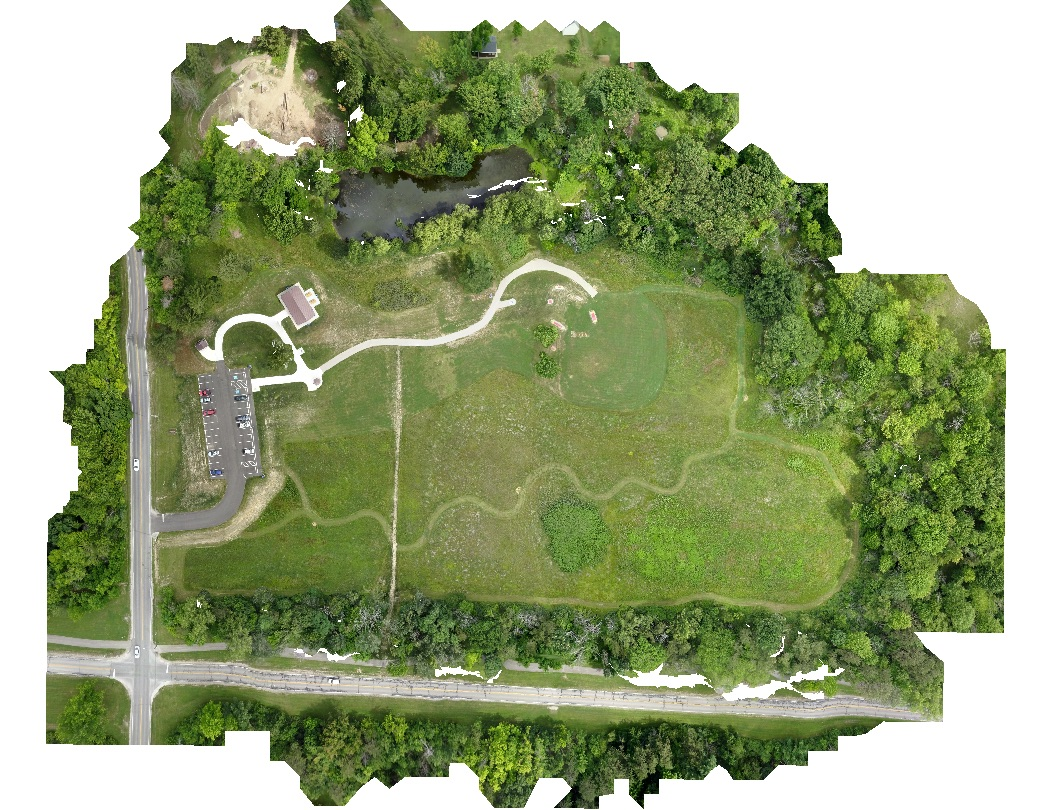
#> input picture Complete_image.jpeg, 1053 x 810 px
$ python test_runner.py
#> lines starting #> are read from the running program, lines starting #| are printed output that depends on the picture; after the words box and inside, x2 and y2 are one past the last pixel; in counts of white or black regions, pixels touching at a corner belong together
#> in main, image is the input picture: PIL image 1053x810 RGB; mean R, G, B 153.1, 165.1, 125.7
#| Format: JPEG
#| Size: (1053, 810)
#| Mode: RGB
### analyze_color.py
from pathlib import Path
import numpy as np
import cv2

from config import IMAGES_DIR, VALID_EXT


# [8 lines left out: function get_image_files, not called in this run]


def get_first_image(folder=IMAGES_DIR):
    image_files = get_image_files(folder)
    return image_files[0] if image_files else None


def clean_mask(mask, k=5):
    kernel = np.ones((k, k), np.uint8)
    mask = cv2.morphologyEx(mask, cv2.MORPH_OPEN, kernel)
    mask = cv2.morphologyEx(mask, cv2.MORPH_CLOSE, kernel)
    return mask


def pct(mask):
    return 100.0 * np.count_nonzero(mask) / mask.size


def save_mask_images(image_file, bgr, grass, tree, sand, road, out_dir=Path("mask_outputs")):
    out_dir.mkdir(parents=True, exist_ok=True)
    stem = Path(image_file).stem

    cv2.imwrite(str(out_dir / f"{stem}_grass_mask.png"), grass)
    cv2.imwrite(str(out_dir / f"{stem}_tree_mask.png"), tree)
    cv2.imwrite(str(out_dir / f"{stem}_sand_mask.png"), sand)
    cv2.imwrite(str(out_dir / f"{stem}_road_mask.png"), road)

    overlay = np.zeros_like(bgr)
    overlay[grass > 0] = (0, 220, 0)      # green
    overlay[tree > 0]  = (0, 100, 0)      # dark green
    overlay[sand > 0]  = (170, 220, 240)  # beige
    overlay[road > 0]  = (120, 120, 120)  # gray

    blended = cv2.addWeighted(bgr, 0.6, overlay, 0.4, 0)

    cv2.imwrite(str(out_dir / f"{stem}_overlay.png"), overlay)
    cv2.imwrite(str(out_dir / f"{stem}_blended.png"), blended)

    print(f"Mask images saved to: {out_dir.resolve()}")


def make_color_mask(bgr):   #creates masks for grass, tree, and sand
    hsv = cv2.cvtColor(bgr, cv2.COLOR_BGR2HSV)  #turns image to HSV for easier color segmentation
#> hsv: shape (810, 1053, 3); mean H, S, V 29.7, 87.3, 165.5

    #Defines color parameters
    grass_low = np.array([35,40,40], dtype=np.uint8)
    grass_high = np.array([90,255,255], dtype=np.uint8)

    tree_low = np.array([35,80,25], dtype=np.uint8)
    tree_high = np.array([90,255,120], dtype=np.uint8)

    sand_low = np.array([15,20,100], dtype=np.uint8)
    sand_high = np.array([35,160,255], dtype=np.uint8)

    road_low = np.array([0,0,55], dtype=np.uint8)
    road_high = np.array([179,70,140], dtype=np.uint8)

    #creates masks
    grass = cv2.inRange(hsv, grass_low, grass_high)
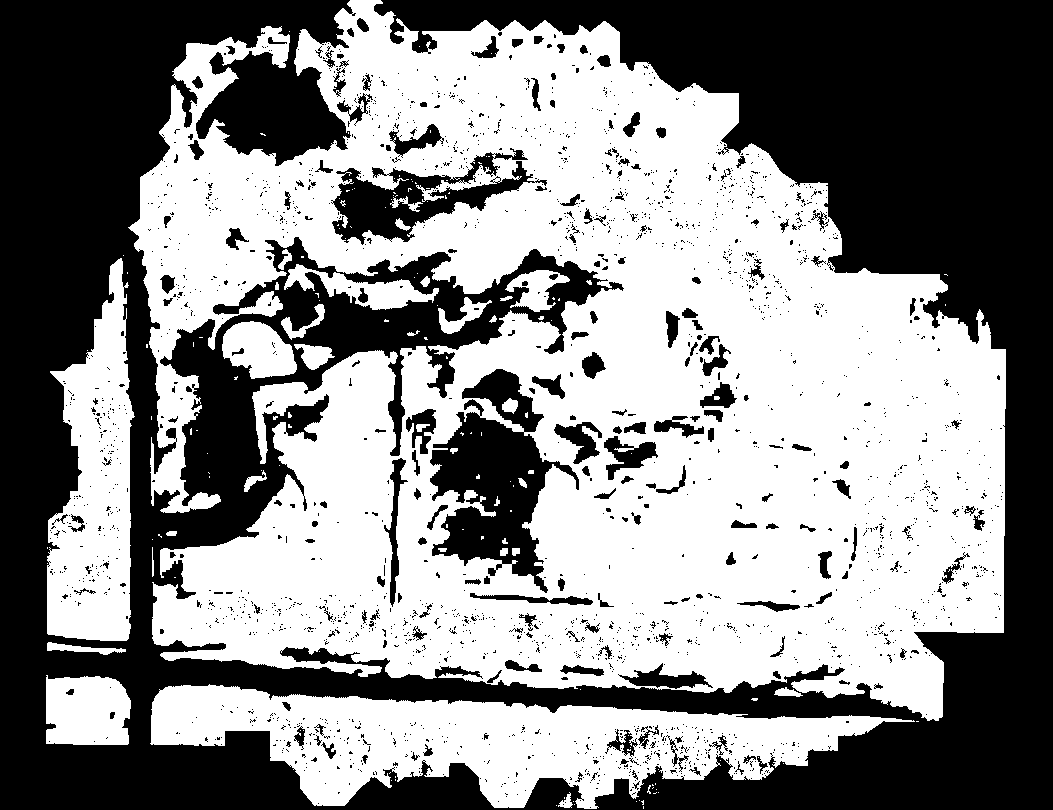
#> grass: shape (810, 1053); 54% white; 2305 black regions (2101 under 20 px), largest, box (x1, y1, x2, y2) and area: (0, 0, 1053, 810) 343597, (430, 369, 579, 593) 15081, (331, 148, 547, 245) 7403
    tree = cv2.inRange(hsv, tree_low, tree_high)
#> tree: shape (810, 1053); 25.5% white; 5940 white regions (5774 under 20 px), largest, box (x1, y1, x2, y2) and area: (296, 0, 889, 399) 47896, (577, 326, 1006, 706) 33689, (151, 685, 902, 809) 32159
    sand = cv2.inRange(hsv, sand_low, sand_high)
#> sand: shape (810, 1053); 13.1% white; 1304 white regions (1105 under 20 px), largest, box (x1, y1, x2, y2) and area: (335, 306, 740, 616) 35126, (211, 235, 631, 401) 18230, (180, 29, 346, 167) 9305
    road = cv2.inRange(hsv, road_low, road_high)
#> road: shape (810, 1053); 2.7% white; 2098 white regions (2013 under 20 px), largest, box (x1, y1, x2, y2) and area: (334, 150, 532, 243) 7336, (156, 360, 264, 534) 6161, (171, 71, 201, 108) 419
    return grass, tree, sand, road


# [40 lines left out: functions analyze_land_cover, analyze_image_file, analyze_image_batch, not called in this run]

### test_runner.py
from PIL import Image
import cv2
from pathlib import Path

from analyze_color import analyze_image_batch, clean_mask, pct, make_color_mask, analyze_image_file, analyze_land_cover, get_first_image, get_image_files, save_mask_images
from config import IMAGES_DIR


def main():

    #block is commented out since it's primarily for debugging and inspecting individual image properties found in outside data folder (Complete_image.jped)

    image_file = Path("Complete_image.jpeg")

    if image_file.exists():
        with Image.open(image_file) as image:
            print(f"Image: {image_file.name}")
            print(f"Path: {image_file}")
            print(f"Format: {image.format}")
            print(f"Size: {image.size}")
            print(f"Mode: {image.mode}")
            print("\n")

        #create mask test block
        print("\nReached color mask test block")
        bgr = cv2.imread(str(image_file))
        grass, tree, sand, road = make_color_mask(bgr)
        print(f"Grass mask coverage: {pct(grass):.2f}%")
#| Grass mask coverage: 53.98%
        print(f"Tree mask coverage: {pct(tree):.2f}%")
#| Tree mask coverage: 25.53%
        print(f"Sand mask coverage: {pct(sand):.2f}%")
#| Sand mask coverage: 13.10%
        print(f"Road mask coverage: {pct(road):.2f}%")
#| Road mask coverage: 2.72%
        save_mask_images(image_file, bgr, grass, tree, sand, road)
#> in save_mask_images, `blended = cv2.addWeighted(bgr, 0.6, overlay, 0.4, 0)`:
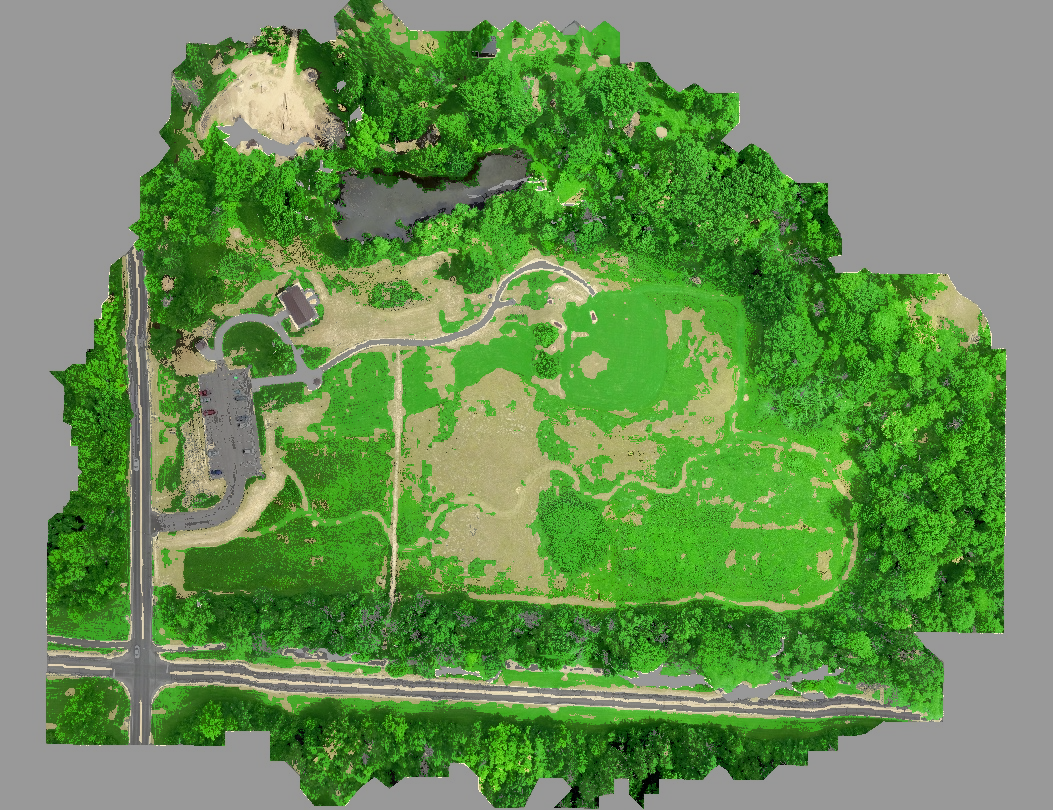
#> blended: shape (810, 1053, 3); mean B, G, R 85.3, 143.8, 105.3
#> in save_mask_images, `cv2.imwrite(str(out_dir / f"{stem}_overlay.png"), overlay)`:
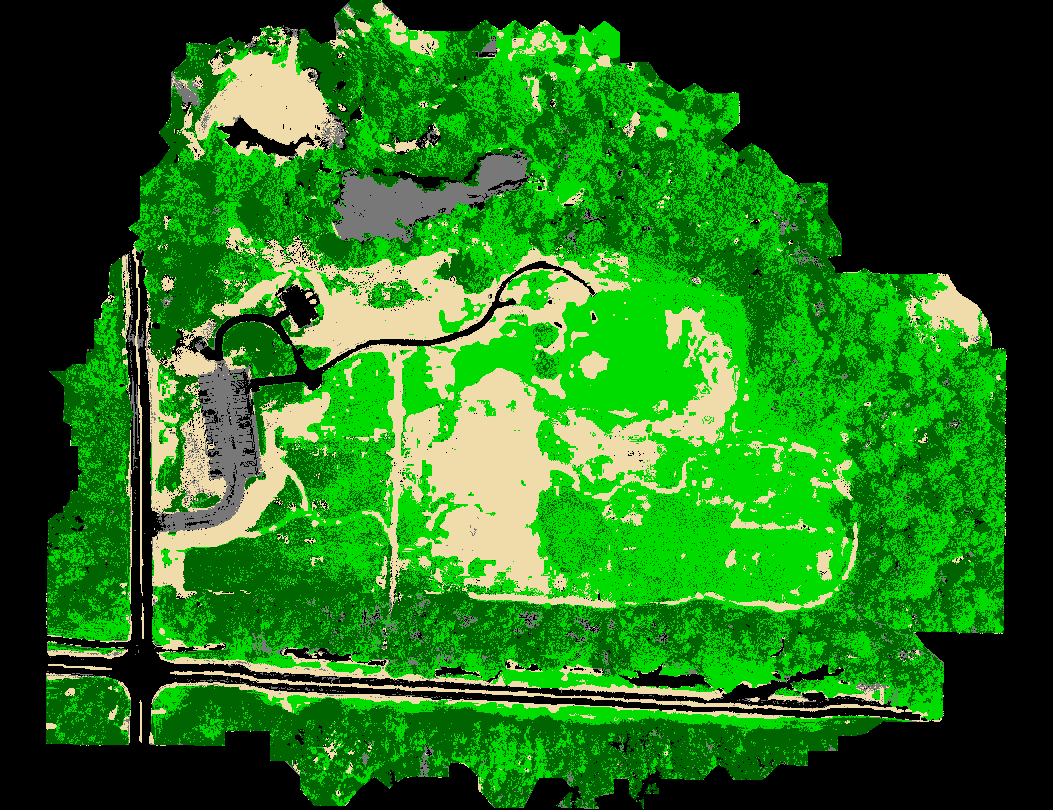
#> saved as Complete_image_overlay.png: shape (810, 1053, 3); mean B, G, R 24.7, 111.9, 33.6

        #Clean mask test block
        print("\nReached mask test block")
        bgr = cv2.imread(str(image_file))
        gray = cv2.cvtColor(bgr, cv2.COLOR_BGR2GRAY)
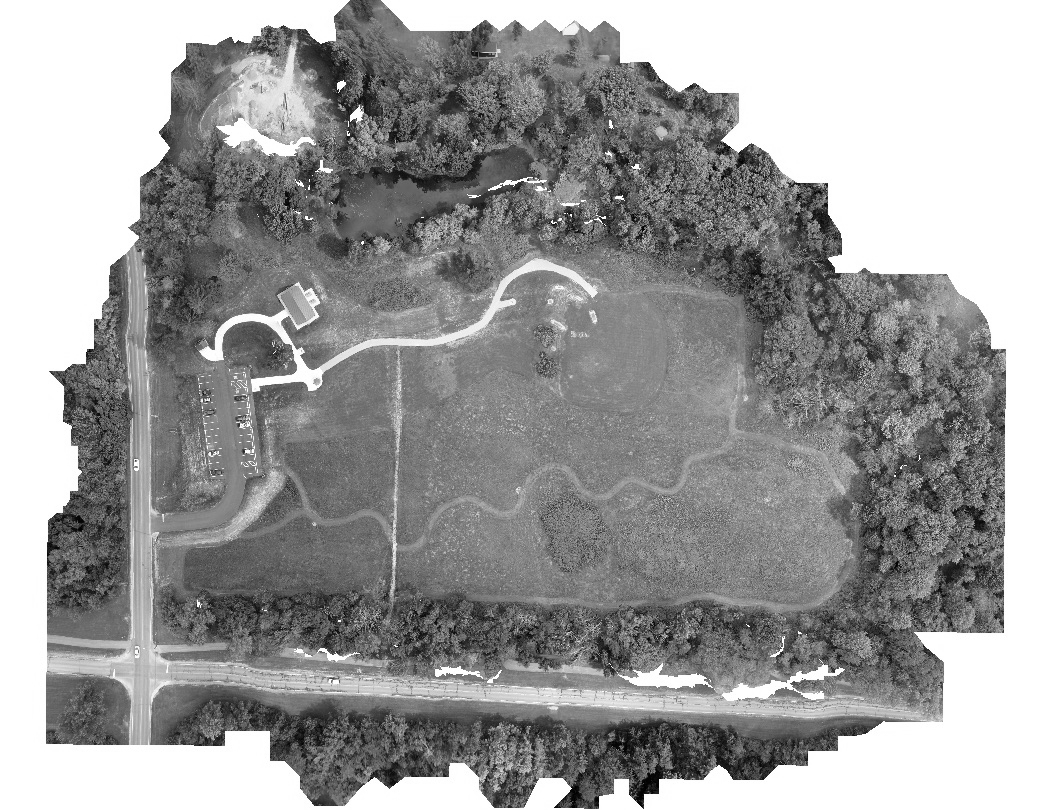
#> gray: shape (810, 1053); min 0, max 255, mean 157
        _, raw_mask = cv2.threshold(gray, 120, 255, cv2.THRESH_BINARY)
#> raw_mask: shape (810, 1053); 61.5% white; 5656 black regions (5525 under 20 px), largest, box (x1, y1, x2, y2) and area: (128, 0, 1006, 707) 220753, (150, 684, 906, 809) 42401, (47, 254, 135, 640) 19831


        cleaned = clean_mask(raw_mask, k=5)
#> in clean_mask, `mask = cv2.morphologyEx(mask, cv2.MORPH_OPEN, kernel)`: mask: shape (810, 1053); 46.4% white; 206 white regions, largest, box (x1, y1, x2, y2) and area: (0, 0, 1053, 810) 360386, (198, 38, 324, 162) 8871, (428, 434, 556, 529) 3740
#> in clean_mask, `mask = cv2.morphologyEx(mask, cv2.MORPH_CLOSE, kernel)`:
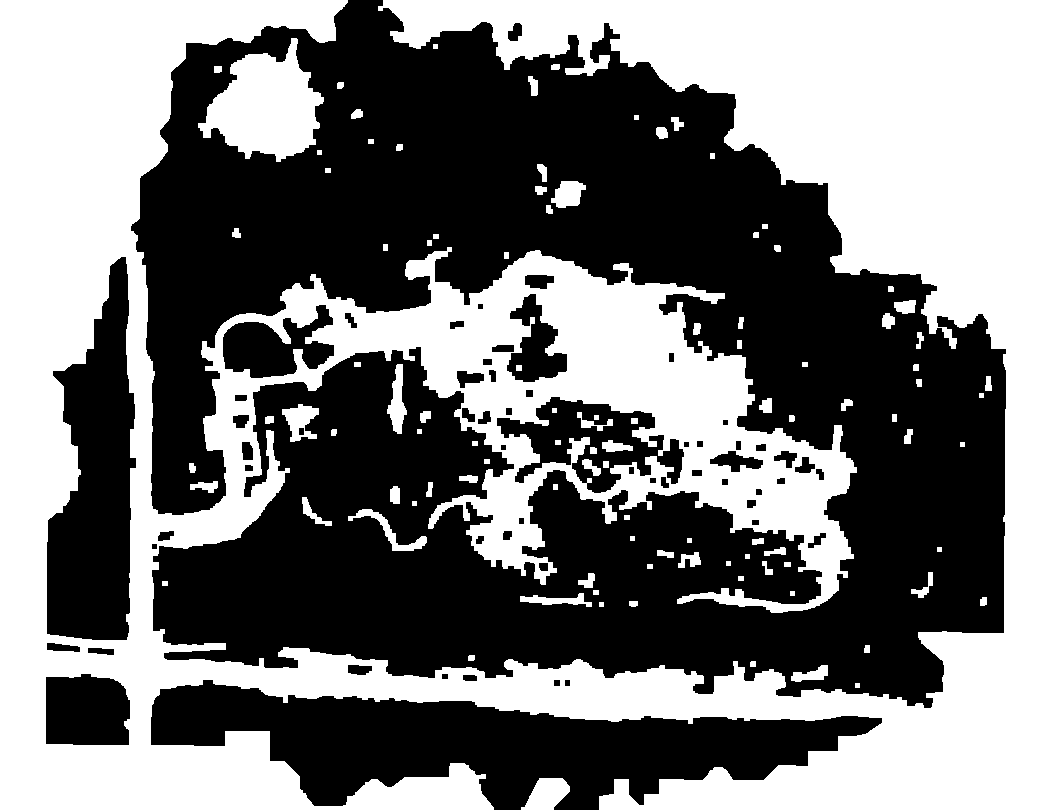
#> mask: shape (810, 1053); 47.3% white; 103 white regions, largest, box (x1, y1, x2, y2) and area: (0, 0, 1053, 810) 383392, (198, 38, 324, 162) 9027, (521, 778, 570, 810) 1057

        #pct test block
        print(f"Raw mask coverage: {pct(raw_mask):.2f}%")
#| Raw mask coverage: 61.53%
        print(f"Cleaned mask coverage: {pct(cleaned):.2f}%")
#| Cleaned mask coverage: 47.32%


    else:
        print("No image file found.")


    # [77 lines of commented-out code are left out]

if __name__ == "__main__":
    main()
